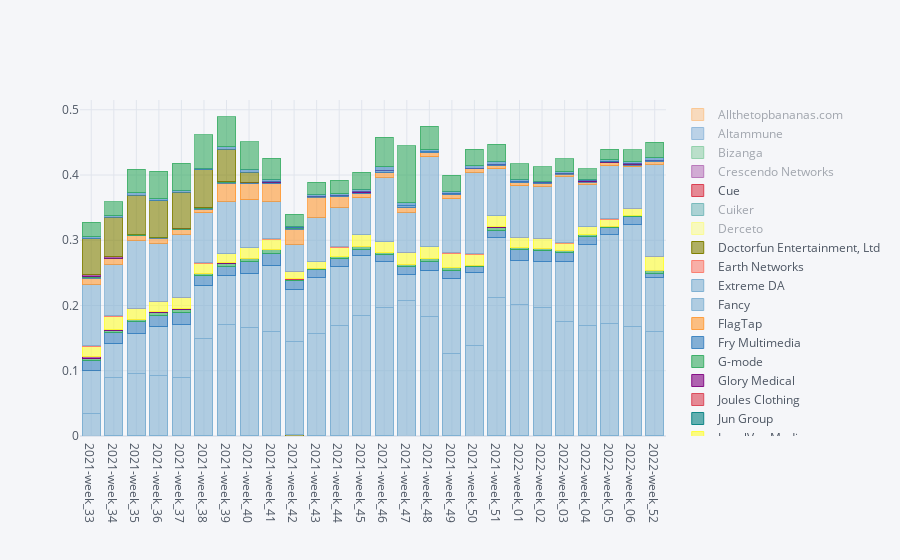

Source (notebook cell):
### Markdown cell above
Produce the following requestser proportion graph:

### Code cell


### Figure 1 — Plotly figure (JSON) as saved in the notebook; plotly's stock layout.template omitted (floating-point values rounded to 4 significant figures)
{"data": [{"marker": {"color": "rgba(255, 153, 51, 0.6)", "line": {"color": "rgba(255, 153, 51, 1.0)", "width": 1}}, "name": "Allthetopbananas.com", "orientation": "v", "text": "", "type": "bar", "visible": "legendonly", "x": ["2021-week_33", "2021-week_34", "2021-week_35", "2021-week_36", "2021-week_37", "2021-week_38", "2021-week_39", "2021-week_40", "2021-week_41", "2021-week_42", "2021-week_43", "2021-week_44", "2021-week_45", "2021-week_46", "2021-week_47", "2021-week_48", "2021-week_49", "2021-week_50", "2021-week_51", "2022-week_01", "2022-week_02", "2022-week_03", "2022-week_04", "2022-week_05", "2022-week_06", "2022-week_52"], "y": [0.0004876, 0.0002088, 0.000487, 0.0009729, 0.0007643, 0.0009758, 0.0004162, 0.0009718, 0.0006954, 0.0002782, 0.0002088, 0.0006993, 0.001108, 0.0007666, 0.0003472, 0.000486, 0.000558, 0.0005554, 0.0004686, 0.0004171, 0.0004853, 0.0005588, 0.0005568, 0.0003481, 0.000278, 0.0008788]}, {"marker": {"color": "rgba(55, 128, 191, 0.6)", "line": {"color": "rgba(55, 128, 191, 1.0)", "width": 1}}, "name": "Altammune", "orientation": "v", "text": "", "type": "bar", "visible": "legendonly", "x": ["2021-week_33", "2021-week_34", "2021-week_35", "2021-week_36", "2021-week_37", "2021-week_38", "2021-week_39", "2021-week_40", "2021-week_41", "2021-week_42", "2021-week_43", "2021-week_44", "2021-week_45", "2021-week_46", "2021-week_47", "2021-week_48", "2021-week_49", "2021-week_50", "2021-week_51", "2022-week_01", "2022-week_02", "2022-week_03", "2022-week_04", "2022-week_05", "2022-week_06", "2022-week_52"], "y": ["", "", 6.957e-05, "", "", 6.97e-05, "", 0.0001388, "", 6.956e-05, "", "", "", "", "", "", "", "", "", "", "", "", "", "", "", ""]}, {"marker": {"color": "rgba(50, 171, 96, 0.6)", "line": {"color": "rgba(50, 171, 96, 1.0)", "width": 1}}, "name": "Bizanga", "orientation": "v", "text": "", "type": "bar", "visible": "legendonly", "x": ["2021-week_33", "2021-week_34", "2021-week_35", "2021-week_36", "2021-week_37", "2021-week_38", "2021-week_39", "2021-week_40", "2021-week_41", "2021-week_42", "2021-week_43", "2021-week_44", "2021-week_45", "2021-week_46", "2021-week_47", "2021-week_48", "2021-week_49", "2021-week_50", "2021-week_51", "2022-week_01", "2022-week_02", "2022-week_03", "2022-week_04", "2022-week_05", "2022-week_06", "2022-week_52"], "y": [0.007175, 0.006889, 0.005705, 0.005281, 0.00535, 0.005437, 0.004786, 0.004443, 0.005981, 0.006886, 0.004942, 0.004126, 0.004224, 0.006202, 0.007082, 0.006248, 0.007672, 0.006804, 0.006794, 0.007438, 0.006379, 0.00454, 0.003759, 0.003412, 0.003892, 0.006089]}, {"marker": {"color": "rgba(128, 0, 128, 0.6)", "line": {"color": "rgba(128, 0, 128, 1.0)", "width": 1}}, "name": "Crescendo Networks", "orientation": "v", "text": "", "type": "bar", "visible": "legendonly", "x": ["2021-week_33", "2021-week_34", "2021-week_35", "2021-week_36", "2021-week_37", "2021-week_38", "2021-week_39", "2021-week_40", "2021-week_41", "2021-week_42", "2021-week_43", "2021-week_44", "2021-week_45", "2021-week_46", "2021-week_47", "2021-week_48", "2021-week_49", "2021-week_50", "2021-week_51", "2022-week_01", "2022-week_02", "2022-week_03", "2022-week_04", "2022-week_05", "2022-week_06", "2022-week_52"], "y": [0.003065, 0.005706, 0.004801, 0.007366, 0.006184, 0.006482, 0.005411, 0.0177, 0.006398, 0.003408, 0.004107, 0.004686, 0.003324, 0.01087, 0.003749, 0.003749, 0.004464, 0.003957, 0.006248, 0.002642, 0.003397, 0.002584, 0.003063, 0.003342, 0.002085, 0.005712]}, {"marker": {"color": "rgba(219, 64, 82, 0.6)", "line": {"color": "rgba(219, 64, 82, 1.0)", "width": 1}}, "name": "Cue", "orientation": "v", "text": "", "type": "bar", "visible": true, "x": ["2021-week_33", "2021-week_34", "2021-week_35", "2021-week_36", "2021-week_37", "2021-week_38", "2021-week_39", "2021-week_40", "2021-week_41", "2021-week_42", "2021-week_43", "2021-week_44", "2021-week_45", "2021-week_46", "2021-week_47", "2021-week_48", "2021-week_49", "2021-week_50", "2021-week_51", "2022-week_01", "2022-week_02", "2022-week_03", "2022-week_04", "2022-week_05", "2022-week_06", "2022-week_52"], "y": ["", 6.958e-05, "", "", "", 0.0001394, "", 6.942e-05, "", "", "", "", "", "", "", "", "", "", "", "", "", "", "", "", "", ""]}, {"marker": {"color": "rgba(0, 128, 128, 0.6)", "line": {"color": "rgba(0, 128, 128, 1.0)", "width": 1}}, "name": "Cuiker", "orientation": "v", "text": "", "type": "bar", "visible": "legendonly", "x": ["2021-week_33", "2021-week_34", "2021-week_35", "2021-week_36", "2021-week_37", "2021-week_38", "2021-week_39", "2021-week_40", "2021-week_41", "2021-week_42", "2021-week_43", "2021-week_44", "2021-week_45", "2021-week_46", "2021-week_47", "2021-week_48", "2021-week_49", "2021-week_50", "2021-week_51", "2022-week_01", "2022-week_02", "2022-week_03", "2022-week_04", "2022-week_05", "2022-week_06", "2022-week_52"], "y": [6.966e-05, 6.958e-05, 6.957e-05, 6.949e-05, "", "", "", "", 6.954e-05, 6.956e-05, 6.96e-05, "", 6.925e-05, 6.969e-05, 0.0001389, "", 0.0002092, 0.0001389, 7.809e-05, 6.952e-05, 6.933e-05, 6.985e-05, "", "", 6.95e-05, 6.277e-05]}, {"marker": {"color": "rgba(255, 255, 51, 0.6)", "line": {"color": "rgba(255, 255, 51, 1.0)", "width": 1}}, "name": "Derceto", "orientation": "v", "text": "", "type": "bar", "visible": "legendonly", "x": ["2021-week_33", "2021-week_34", "2021-week_35", "2021-week_36", "2021-week_37", "2021-week_38", "2021-week_39", "2021-week_40", "2021-week_41", "2021-week_42", "2021-week_43", "2021-week_44", "2021-week_45", "2021-week_46", "2021-week_47", "2021-week_48", "2021-week_49", "2021-week_50", "2021-week_51", "2022-week_01", "2022-week_02", "2022-week_03", "2022-week_04", "2022-week_05", "2022-week_06", "2022-week_52"], "y": ["", "", "", "", 6.948e-05, "", "", "", "", "", "", "", "", "", "", "", "", "", "", "", "", "", "", "", "", ""]}, {"marker": {"color": "rgba(128, 128, 0, 0.6)", "line": {"color": "rgba(128, 128, 0, 1.0)", "width": 1}}, "name": "Doctorfun Entertainment, Ltd", "orientation": "v", "text": "", "type": "bar", "visible": true, "x": ["2021-week_33", "2021-week_34", "2021-week_35", "2021-week_36", "2021-week_37", "2021-week_38", "2021-week_39", "2021-week_40", "2021-week_41", "2021-week_42", "2021-week_43", "2021-week_44", "2021-week_45", "2021-week_46", "2021-week_47", "2021-week_48", "2021-week_49", "2021-week_50", "2021-week_51", "2022-week_01", "2022-week_02", "2022-week_03", "2022-week_04", "2022-week_05", "2022-week_06", "2022-week_52"], "y": ["", "", 0.0002783, 0.0004864, 0.0009033, 0.001046, 0.001249, 0.0009718, 0.001252, 0.001739, 0.0009745, 0.0009092, 6.925e-05, 6.969e-05, "", 0.0001389, 0.0002092, "", 7.809e-05, 6.952e-05, 0.0004853, 0.0007683, 0.0008352, 0.0007659, 0.000834, 6.277e-05]}, {"marker": {"color": "rgba(251, 128, 114, 0.6)", "line": {"color": "rgba(251, 128, 114, 1.0)", "width": 1}}, "name": "Earth Networks", "orientation": "v", "text": "", "type": "bar", "visible": true, "x": ["2021-week_33", "2021-week_34", "2021-week_35", "2021-week_36", "2021-week_37", "2021-week_38", "2021-week_39", "2021-week_40", "2021-week_41", "2021-week_42", "2021-week_43", "2021-week_44", "2021-week_45", "2021-week_46", "2021-week_47", "2021-week_48", "2021-week_49", "2021-week_50", "2021-week_51", "2022-week_01", "2022-week_02", "2022-week_03", "2022-week_04", "2022-week_05", "2022-week_06", "2022-week_52"], "y": ["", "", 6.957e-05, 0.000139, "", "", "", "", 6.954e-05, "", "", "", "", "", "", "", "", "", "", "", "", "", "", "", "", ""]}, {"marker": {"color": "rgba(128, 177, 211, 0.6)", "line": {"color": "rgba(128, 177, 211, 1.0)", "width": 1}}, "name": "Extreme DA", "orientation": "v", "text": "", "type": "bar", "visible": true, "x": ["2021-week_33", "2021-week_34", "2021-week_35", "2021-week_36", "2021-week_37", "2021-week_38", "2021-week_39", "2021-week_40", "2021-week_41", "2021-week_42", "2021-week_43", "2021-week_44", "2021-week_45", "2021-week_46", "2021-week_47", "2021-week_48", "2021-week_49", "2021-week_50", "2021-week_51", "2022-week_01", "2022-week_02", "2022-week_03", "2022-week_04", "2022-week_05", "2022-week_06", "2022-week_52"], "y": [0.03518, 0.08893, 0.09601, 0.09263, 0.08831, 0.1478, 0.17, 0.1647, 0.1588, 0.1432, 0.1565, 0.1679, 0.1842, 0.1966, 0.2084, 0.1829, 0.1258, 0.1384, 0.2129, 0.2021, 0.1966, 0.1753, 0.1691, 0.1716, 0.1669, 0.1606]}, {"marker": {"color": "rgba(128, 177, 211, 0.6)", "line": {"color": "rgba(128, 177, 211, 0.8999999999999999)", "width": 1}}, "name": "Fancy", "orientation": "v", "text": "", "type": "bar", "visible": true, "x": ["2021-week_33", "2021-week_34", "2021-week_35", "2021-week_36", "2021-week_37", "2021-week_38", "2021-week_39", "2021-week_40", "2021-week_41", "2021-week_42", "2021-week_43", "2021-week_44", "2021-week_45", "2021-week_46", "2021-week_47", "2021-week_48", "2021-week_49", "2021-week_50", "2021-week_51", "2022-week_01", "2022-week_02", "2022-week_03", "2022-week_04", "2022-week_05", "2022-week_06", "2022-week_52"], "y": [0.06485, 0.05261, 0.0613, 0.07394, 0.08213, 0.08106, 0.0745, 0.08323, 0.1007, 0.07958, 0.08561, 0.09043, 0.09217, 0.07136, 0.03979, 0.07026, 0.1149, 0.1117, 0.0916, 0.06743, 0.07044, 0.09171, 0.1238, 0.1368, 0.1567, 0.08242]}, {"marker": {"color": "rgba(255, 153, 51, 0.6)", "line": {"color": "rgba(255, 153, 51, 0.8999999999999999)", "width": 1}}, "name": "FlagTap", "orientation": "v", "text": "", "type": "bar", "visible": true, "x": ["2021-week_33", "2021-week_34", "2021-week_35", "2021-week_36", "2021-week_37", "2021-week_38", "2021-week_39", "2021-week_40", "2021-week_41", "2021-week_42", "2021-week_43", "2021-week_44", "2021-week_45", "2021-week_46", "2021-week_47", "2021-week_48", "2021-week_49", "2021-week_50", "2021-week_51", "2022-week_01", "2022-week_02", "2022-week_03", "2022-week_04", "2022-week_05", "2022-week_06", "2022-week_52"], "y": [0.0001393, "", "", "", "", "", "", "", "", "", "", "", "", "", "", "", "", "", "", "", "", "", "", "", "", ""]}, {"marker": {"color": "rgba(55, 128, 191, 0.6)", "line": {"color": "rgba(55, 128, 191, 0.8999999999999999)", "width": 1}}, "name": "Fry Multimedia", "orientation": "v", "text": "", "type": "bar", "visible": true, "x": ["2021-week_33", "2021-week_34", "2021-week_35", "2021-week_36", "2021-week_37", "2021-week_38", "2021-week_39", "2021-week_40", "2021-week_41", "2021-week_42", "2021-week_43", "2021-week_44", "2021-week_45", "2021-week_46", "2021-week_47", "2021-week_48", "2021-week_49", "2021-week_50", "2021-week_51", "2022-week_01", "2022-week_02", "2022-week_03", "2022-week_04", "2022-week_05", "2022-week_06", "2022-week_52"], "y": [0.01567, 0.01774, 0.01795, 0.01716, 0.01786, 0.01575, 0.01457, 0.01826, 0.01961, 0.01343, 0.01211, 0.01259, 0.01011, 0.009756, 0.0118, 0.01451, 0.01262, 0.009234, 0.01101, 0.01634, 0.0165, 0.01418, 0.01204, 0.009957, 0.01216, 0.006529]}, {"marker": {"color": "rgba(50, 171, 96, 0.6)", "line": {"color": "rgba(50, 171, 96, 0.8999999999999999)", "width": 1}}, "name": "G-mode", "orientation": "v", "text": "", "type": "bar", "visible": true, "x": ["2021-week_33", "2021-week_34", "2021-week_35", "2021-week_36", "2021-week_37", "2021-week_38", "2021-week_39", "2021-week_40", "2021-week_41", "2021-week_42", "2021-week_43", "2021-week_44", "2021-week_45", "2021-week_46", "2021-week_47", "2021-week_48", "2021-week_49", "2021-week_50", "2021-week_51", "2022-week_01", "2022-week_02", "2022-week_03", "2022-week_04", "2022-week_05", "2022-week_06", "2022-week_52"], "y": [0.002647, 0.002644, 0.003061, 0.005629, 0.00535, 0.002997, 0.004786, 0.004929, 0.005563, 0.002504, 0.002158, 0.002588, 0.004294, 0.002997, 0.002847, 0.00361, 0.004115, 0.00236, 0.004608, 0.002294, 0.003328, 0.002375, 0.002784, 0.002298, 0.001459, 0.004331]}, {"marker": {"color": "rgba(128, 0, 128, 0.6)", "line": {"color": "rgba(128, 0, 128, 0.8999999999999999)", "width": 1}}, "name": "Glory Medical", "orientation": "v", "text": "", "type": "bar", "visible": true, "x": ["2021-week_33", "2021-week_34", "2021-week_35", "2021-week_36", "2021-week_37", "2021-week_38", "2021-week_39", "2021-week_40", "2021-week_41", "2021-week_42", "2021-week_43", "2021-week_44", "2021-week_45", "2021-week_46", "2021-week_47", "2021-week_48", "2021-week_49", "2021-week_50", "2021-week_51", "2022-week_01", "2022-week_02", "2022-week_03", "2022-week_04", "2022-week_05", "2022-week_06", "2022-week_52"], "y": [0.003413, 0.0007654, 0.0001391, 0.0006254, 0.0002084, 0.0003485, 0.0002081, 0.0002082, 6.954e-05, 6.956e-05, 6.96e-05, 0.0003497, "", 0.0001394, 0.0002083, 0.0002777, 0.0004185, 0.0003471, 0.0003124, 0.000139, 0.0001387, 6.985e-05, "", 0.0001393, "", 6.277e-05]}, {"marker": {"color": "rgba(219, 64, 82, 0.6)", "line": {"color": "rgba(219, 64, 82, 0.8999999999999999)", "width": 1}}, "name": "Joules Clothing", "orientation": "v", "text": "", "type": "bar", "visible": true, "x": ["2021-week_33", "2021-week_34", "2021-week_35", "2021-week_36", "2021-week_37", "2021-week_38", "2021-week_39", "2021-week_40", "2021-week_41", "2021-week_42", "2021-week_43", "2021-week_44", "2021-week_45", "2021-week_46", "2021-week_47", "2021-week_48", "2021-week_49", "2021-week_50", "2021-week_51", "2022-week_01", "2022-week_02", "2022-week_03", "2022-week_04", "2022-week_05", "2022-week_06", "2022-week_52"], "y": [0.0002786, 6.958e-05, 0.0003479, 0.0002085, "", 6.97e-05, "", "", 6.954e-05, 0.0001391, "", 0.0002098, 6.925e-05, 0.0001394, 6.943e-05, "", "", "", "", "", 6.933e-05, "", "", "", "", ""]}, {"marker": {"color": "rgba(0, 128, 128, 0.6)", "line": {"color": "rgba(0, 128, 128, 0.8999999999999999)", "width": 1}}, "name": "Jun Group", "orientation": "v", "text": "", "type": "bar", "visible": true, "x": ["2021-week_33", "2021-week_34", "2021-week_35", "2021-week_36", "2021-week_37", "2021-week_38", "2021-week_39", "2021-week_40", "2021-week_41", "2021-week_42", "2021-week_43", "2021-week_44", "2021-week_45", "2021-week_46", "2021-week_47", "2021-week_48", "2021-week_49", "2021-week_50", "2021-week_51", "2022-week_01", "2022-week_02", "2022-week_03", "2022-week_04", "2022-week_05", "2022-week_06", "2022-week_52"], "y": ["", "", "", "", "", "", "", "", "", "", "", 6.993e-05, "", "", "", "", "", "", 7.809e-05, "", "", "", 0.0001392, "", "", ""]}, {"marker": {"color": "rgba(255, 255, 51, 0.6)", "line": {"color": "rgba(255, 255, 51, 0.8999999999999999)", "width": 1}}, "name": "LocalVox Media", "orientation": "v", "text": "", "type": "bar", "visible": true, "x": ["2021-week_33", "2021-week_34", "2021-week_35", "2021-week_36", "2021-week_37", "2021-week_38", "2021-week_39", "2021-week_40", "2021-week_41", "2021-week_42", "2021-week_43", "2021-week_44", "2021-week_45", "2021-week_46", "2021-week_47", "2021-week_48", "2021-week_49", "2021-week_50", "2021-week_51", "2022-week_01", "2022-week_02", "2022-week_03", "2022-week_04", "2022-week_05", "2022-week_06", "2022-week_52"], "y": [0.01525, 0.02088, 0.01552, 0.01536, 0.01765, 0.01596, 0.01367, 0.01603, 0.01572, 0.01127, 0.009397, 0.01455, 0.01724, 0.01645, 0.01791, 0.01826, 0.02218, 0.01687, 0.01663, 0.01613, 0.01505, 0.01118, 0.0119, 0.011, 0.01015, 0.02147]}, {"marker": {"color": "rgba(128, 128, 0, 0.6)", "line": {"color": "rgba(128, 128, 0, 0.8999999999999999)", "width": 1}}, "name": "Marketo Japan", "orientation": "v", "text": "", "type": "bar", "visible": true, "x": ["2021-week_33", "2021-week_34", "2021-week_35", "2021-week_36", "2021-week_37", "2021-week_38", "2021-week_39", "2021-week_40", "2021-week_41", "2021-week_42", "2021-week_43", "2021-week_44", "2021-week_45", "2021-week_46", "2021-week_47", "2021-week_48", "2021-week_49", "2021-week_50", "2021-week_51", "2022-week_01", "2022-week_02", "2022-week_03", "2022-week_04", "2022-week_05", "2022-week_06", "2022-week_52"], "y": ["", "", "", "", 6.948e-05, "", "", "", "", "", "", "", "", "", "", "", "", "", "", "", "", "", "", "", "", ""]}, {"marker": {"color": "rgba(251, 128, 114, 0.6)", "line": {"color": "rgba(251, 128, 114, 0.8999999999999999)", "width": 1}}, "name": "Metranome", "orientation": "v", "text": "", "type": "bar", "visible": true, "x": ["2021-week_33", "2021-week_34", "2021-week_35", "2021-week_36", "2021-week_37", "2021-week_38", "2021-week_39", "2021-week_40", "2021-week_41", "2021-week_42", "2021-week_43", "2021-week_44", "2021-week_45", "2021-week_46", "2021-week_47", "2021-week_48", "2021-week_49", "2021-week_50", "2021-week_51", "2022-week_01", "2022-week_02", "2022-week_03", "2022-week_04", "2022-week_05", "2022-week_06", "2022-week_52"], "y": [0.0002786, 0.0002088, 0.0002783, 0.0003475, 6.948e-05, 6.97e-05, 0.0001387, 0.0001388, "", "", "", 6.993e-05, "", 6.969e-05, "", "", 0.0001395, 0.0001389, 7.809e-05, "", "", "", 0.0001392, 6.963e-05, 6.95e-05, 6.277e-05]}, {"marker": {"color": "rgba(251, 128, 114, 0.6)", "line": {"color": "rgba(251, 128, 114, 0.7999999999999998)", "width": 1}}, "name": "Mission Street Manufacturing", "orientation": "v", "text": "", "type": "bar", "visible": true, "x": ["2021-week_33", "2021-week_34", "2021-week_35", "2021-week_36", "2021-week_37", "2021-week_38", "2021-week_39", "2021-week_40", "2021-week_41", "2021-week_42", "2021-week_43", "2021-week_44", "2021-week_45", "2021-week_46", "2021-week_47", "2021-week_48", "2021-week_49", "2021-week_50", "2021-week_51", "2022-week_01", "2022-week_02", "2022-week_03", "2022-week_04", "2022-week_05", "2022-week_06", "2022-week_52"], "y": [0.0009752, 0.0006958, 0.001044, 0.0003475, 0.0003474, 0.0006273, 0.0004162, 0.0003471, 0.0004172, 0.0004174, 0.0004176, 0.0009092, 0.0006233, 0.0005575, 0.0005555, 0.0004166, 0.0009067, 0.0004166, 0.0003905, 0.0003476, 0.000208, 0.0004889, 6.96e-05, 0.0002089, 0.000556, 0.0002511]}, {"marker": {"color": "rgba(128, 177, 211, 0.6)", "line": {"color": "rgba(128, 177, 211, 0.7999999999999998)", "width": 1}}, "name": "MoJoe Brewing Company", "orientation": "v", "text": "", "type": "bar", "visible": true, "x": ["2021-week_33", "2021-week_34", "2021-week_35", "2021-week_36", "2021-week_37", "2021-week_38", "2021-week_39", "2021-week_40", "2021-week_41", "2021-week_42", "2021-week_43", "2021-week_44", "2021-week_45", "2021-week_46", "2021-week_47", "2021-week_48", "2021-week_49", "2021-week_50", "2021-week_51", "2022-week_01", "2022-week_02", "2022-week_03", "2022-week_04", "2022-week_05", "2022-week_06", "2022-week_52"], "y": [0.09425, 0.07891, 0.1039, 0.08881, 0.09672, 0.07597, 0.08012, 0.07309, 0.05744, 0.04167, 0.068, 0.06007, 0.05651, 0.09875, 0.0611, 0.1373, 0.0823, 0.1245, 0.07169, 0.07897, 0.08029, 0.1017, 0.06508, 0.08174, 0.06394, 0.1406]}, {"marker": {"color": "rgba(255, 153, 51, 0.6)", "line": {"color": "rgba(255, 153, 51, 0.7999999999999998)", "width": 1}}, "name": "Modanisa", "orientation": "v", "text": "", "type": "bar", "visible": true, "x": ["2021-week_33", "2021-week_34", "2021-week_35", "2021-week_36", "2021-week_37", "2021-week_38", "2021-week_39", "2021-week_40", "2021-week_41", "2021-week_42", "2021-week_43", "2021-week_44", "2021-week_45", "2021-week_46", "2021-week_47", "2021-week_48", "2021-week_49", "2021-week_50", "2021-week_51", "2022-week_01", "2022-week_02", "2022-week_03", "2022-week_04", "2022-week_05", "2022-week_06", "2022-week_52"], "y": [0.009055, 0.008141, 0.007584, 0.007158, 0.006462, 0.005855, 0.02747, 0.02471, 0.02656, 0.02275, 0.03049, 0.01595, 0.006233, 0.006481, 0.007291, 0.006526, 0.006277, 0.005762, 0.00492, 0.004449, 0.003328, 0.003492, 0.002784, 0.004108, 0.002571, 0.004331]}, {"marker": {"color": "rgba(55, 128, 191, 0.6)", "line": {"color": "rgba(55, 128, 191, 0.7999999999999998)", "width": 1}}, "name": "OpenDesks, Inc.", "orientation": "v", "text": "", "type": "bar", "visible": true, "x": ["2021-week_33", "2021-week_34", "2021-week_35", "2021-week_36", "2021-week_37", "2021-week_38", "2021-week_39", "2021-week_40", "2021-week_41", "2021-week_42", "2021-week_43", "2021-week_44", "2021-week_45", "2021-week_46", "2021-week_47", "2021-week_48", "2021-week_49", "2021-week_50", "2021-week_51", "2022-week_01", "2022-week_02", "2022-week_03", "2022-week_04", "2022-week_05", "2022-week_06", "2022-week_52"], "y": [0.0004179, 0.0004175, 0.000487, 0.00132, 0.0009033, 0.001255, 0.002012, 0.00236, 0.001808, 0.001948, 0.001114, 0.001888, 0.001593, 0.002997, 0.002569, 0.001458, 0.001534, 0.0008331, 0.002421, 0.00146, 0.001664, 0.001187, 0.0009049, 0.0008355, 0.0009035, 0.001883]}, {"marker": {"color": "rgba(50, 171, 96, 0.6)", "line": {"color": "rgba(50, 171, 96, 0.7999999999999998)", "width": 1}}, "name": "PageBites", "orientation": "v", "text": "", "type": "bar", "visible": true, "x": ["2021-week_33", "2021-week_34", "2021-week_35", "2021-week_36", "2021-week_37", "2021-week_38", "2021-week_39", "2021-week_40", "2021-week_41", "2021-week_42", "2021-week_43", "2021-week_44", "2021-week_45", "2021-week_46", "2021-week_47", "2021-week_48", "2021-week_49", "2021-week_50", "2021-week_51", "2022-week_01", "2022-week_02", "2022-week_03", "2022-week_04", "2022-week_05", "2022-week_06", "2022-week_52"], "y": [0.001602, 0.0006958, 0.001113, 0.0008339, 0.001251, 0.0007667, 0.0004856, 6.942e-05, 0.0004868, 0.0005565, 0.0002784, 0.0002098, "", "", "", "", "", "", "", "", 0.0001387, 0.0002095, 0.0002088, 0.0002089, 0.000278, ""]}, {"marker": {"color": "rgba(128, 0, 128, 0.6)", "line": {"color": "rgba(128, 0, 128, 0.7999999999999998)", "width": 1}}, "name": "Pole Star", "orientation": "v", "text": "", "type": "bar", "visible": true, "x": ["2021-week_33", "2021-week_34", "2021-week_35", "2021-week_36", "2021-week_37", "2021-week_38", "2021-week_39", "2021-week_40", "2021-week_41", "2021-week_42", "2021-week_43", "2021-week_44", "2021-week_45", "2021-week_46", "2021-week_47", "2021-week_48", "2021-week_49", "2021-week_50", "2021-week_51", "2022-week_01", "2022-week_02", "2022-week_03", "2022-week_04", "2022-week_05", "2022-week_06", "2022-week_52"], "y": [0.003065, 0.00174, "", "", 6.948e-05, 6.97e-05, 0.0001387, 6.942e-05, 0.001182, 0.0002087, 0.0002088, 0.0006294, 0.001731, 0.001115, "", "", 0.0001395, 6.943e-05, 7.809e-05, 0.0003476, 0.0003467, 0.0003492, 0.001531, 0.001393, 0.001668, 0.0001255]}, {"marker": {"color": "rgba(219, 64, 82, 0.6)", "line": {"color": "rgba(219, 64, 82, 0.7999999999999998)", "width": 1}}, "name": "Puentes Company", "orientation": "v", "text": "", "type": "bar", "visible": "legendonly", "x": ["2021-week_33", "2021-week_34", "2021-week_35", "2021-week_36", "2021-week_37", "2021-week_38", "2021-week_39", "2021-week_40", "2021-week_41", "2021-week_42", "2021-week_43", "2021-week_44", "2021-week_45", "2021-week_46", "2021-week_47", "2021-week_48", "2021-week_49", "2021-week_50", "2021-week_51", "2022-week_01", "2022-week_02", "2022-week_03", "2022-week_04", "2022-week_05", "2022-week_06", "2022-week_52"], "y": [0.09452, 0.08197, 0.07521, 0.07589, 0.07407, 0.06831, 0.06805, 0.06976, 0.08818, 0.07206, 0.06334, 0.07721, 0.103, 0.09324, 0.09061, 0.08144, 0.0913, 0.08498, 0.1038, 0.09336, 0.09062, 0.06635, 0.05902, 0.05654, 0.05831, 0.06937]}, {"marker": {"color": "rgba(0, 128, 128, 0.6)", "line": {"color": "rgba(0, 128, 128, 0.7999999999999998)", "width": 1}}, "name": "PureSafe water systems", "orientation": "v", "text": "", "type": "bar", "visible": true, "x": ["2021-week_33", "2021-week_34", "2021-week_35", "2021-week_36", "2021-week_37", "2021-week_38", "2021-week_39", "2021-week_40", "2021-week_41", "2021-week_42", "2021-week_43", "2021-week_44", "2021-week_45", "2021-week_46", "2021-week_47", "2021-week_48", "2021-week_49", "2021-week_50", "2021-week_51", "2022-week_01", "2022-week_02", "2022-week_03", "2022-week_04", "2022-week_05", "2022-week_06", "2022-week_52"], "y": ["", "", "", "", "", "", "", "", "", "", "", "", "", "", "", "", "", "", "", "", "", "", "", 6.963e-05, "", ""]}, {"marker": {"color": "rgba(255, 255, 51, 0.6)", "line": {"color": "rgba(255, 255, 51, 0.7999999999999998)", "width": 1}}, "name": "RelayFoods", "orientation": "v", "text": "", "type": "bar", "visible": "legendonly", "x": ["2021-week_33", "2021-week_34", "2021-week_35", "2021-week_36", "2021-week_37", "2021-week_38", "2021-week_39", "2021-week_40", "2021-week_41", "2021-week_42", "2021-week_43", "2021-week_44", "2021-week_45", "2021-week_46", "2021-week_47", "2021-week_48", "2021-week_49", "2021-week_50", "2021-week_51", "2022-week_01", "2022-week_02", "2022-week_03", "2022-week_04", "2022-week_05", "2022-week_06", "2022-week_52"], "y": [0.1093, 0.06297, 0.06881, 0.06949, 0.06663, 0.06754, 0.05237, 0.04602, 0.05661, 0.2599, 0.2413, 0.2721, 0.3479, 0.3168, 0.3327, 0.2905, 0.3237, 0.3126, 0.2862, 0.2693, 0.2657, 0.2476, 0.2475, 0.2263, 0.2365, 0.3747]}, {"marker": {"color": "rgba(128, 128, 0, 0.6)", "line": {"color": "rgba(128, 128, 0, 0.7999999999999998)", "width": 1}}, "name": "SOLOMO365", "orientation": "v", "text": "", "type": "bar", "visible": true, "x": ["2021-week_33", "2021-week_34", "2021-week_35", "2021-week_36", "2021-week_37", "2021-week_38", "2021-week_39", "2021-week_40", "2021-week_41", "2021-week_42", "2021-week_43", "2021-week_44", "2021-week_45", "2021-week_46", "2021-week_47", "2021-week_48", "2021-week_49", "2021-week_50", "2021-week_51", "2022-week_01", "2022-week_02", "2022-week_03", "2022-week_04", "2022-week_05", "2022-week_06", "2022-week_52"], "y": [0.05545, 0.0604, 0.05976, 0.05573, 0.05559, 0.05813, 0.04994, 0.01499, "", "", "", "", "", "", "", "", "", "", "", "", "", "", "", "", "", ""]}, {"marker": {"color": "rgba(128, 128, 0, 0.6)", "line": {"color": "rgba(128, 128, 0, 0.7)", "width": 1}}, "name": "Search Million Culture", "orientation": "v", "text": "", "type": "bar", "visible": "legendonly", "x": ["2021-week_33", "2021-week_34", "2021-week_35", "2021-week_36", "2021-week_37", "2021-week_38", "2021-week_39", "2021-week_40", "2021-week_41", "2021-week_42", "2021-week_43", "2021-week_44", "2021-week_45", "2021-week_46", "2021-week_47", "2021-week_48", "2021-week_49", "2021-week_50", "2021-week_51", "2022-week_01", "2022-week_02", "2022-week_03", "2022-week_04", "2022-week_05", "2022-week_06", "2022-week_52"], "y": [0.3522, 0.3904, 0.3503, 0.3539, 0.3494, 0.3337, 0.314, 0.3306, 0.3364, 0.2599, 0.2411, 0.1897, 0.08532, 0.09338, 0.09665, 0.1154, 0.1329, 0.1235, 0.1253, 0.1944, 0.2047, 0.2334, 0.2544, 0.2516, 0.2382, 0.07439]}, {"marker": {"color": "rgba(251, 128, 114, 0.6)", "line": {"color": "rgba(251, 128, 114, 0.7)", "width": 1}}, "name": "Sensor Tower", "orientation": "v", "text": "", "type": "bar", "visible": "legendonly", "x": ["2021-week_33", "2021-week_34", "2021-week_35", "2021-week_36", "2021-week_37", "2021-week_38", "2021-week_39", "2021-week_40", "2021-week_41", "2021-week_42", "2021-week_43", "2021-week_44", "2021-week_45", "2021-week_46", "2021-week_47", "2021-week_48", "2021-week_49", "2021-week_50", "2021-week_51", "2022-week_01", "2022-week_02", "2022-week_03", "2022-week_04", "2022-week_05", "2022-week_06", "2022-week_52"], "y": [0.03629, 0.03375, 0.03131, 0.01876, 0.01285, 0.008713, 0.0077, 0.006456, 0.006745, 0.006817, 0.005568, 0.005385, 0.005748, 0.004321, 0.004444, 0.005554, 0.007463, 0.00486, 0.003358, 0.003476, 0.002981, 0.00447, 0.004315, 0.003899, 0.00417, 0.004206]}, {"marker": {"color": "rgba(128, 177, 211, 0.6)", "line": {"color": "rgba(128, 177, 211, 0.7)", "width": 1}}, "name": "Tab Solutions", "orientation": "v", "text": "", "type": "bar", "visible": "legendonly", "x": ["2021-week_33", "2021-week_34", "2021-week_35", "2021-week_36", "2021-week_37", "2021-week_38", "2021-week_39", "2021-week_40", "2021-week_41", "2021-week_42", "2021-week_43", "2021-week_44", "2021-week_45", "2021-week_46", "2021-week_47", "2021-week_48", "2021-week_49", "2021-week_50", "2021-week_51", "2022-week_01", "2022-week_02", "2022-week_03", "2022-week_04", "2022-week_05", "2022-week_06", "2022-week_52"], "y": [0.06722, 0.05435, 0.04982, 0.05552, 0.05885, 0.04001, 0.05293, 0.06775, 0.06725, 0.048, 0.04719, 0.05063, 0.04114, 0.01436, 0.01659, 0.01972, 0.03132, 0.02256, 0.01999, 0.01098, 0.01262, 0.01495, 0.01657, 0.01393, 0.0171, 0.014]}, {"marker": {"color": "rgba(255, 153, 51, 0.6)", "line": {"color": "rgba(255, 153, 51, 0.7)", "width": 1}}, "name": "VarVee", "orientation": "v", "text": "", "type": "bar", "visible": "legendonly", "x": ["2021-week_33", "2021-week_34", "2021-week_35", "2021-week_36", "2021-week_37", "2021-week_38", "2021-week_39", "2021-week_40", "2021-week_41", "2021-week_42", "2021-week_43", "2021-week_44", "2021-week_45", "2021-week_46", "2021-week_47", "2021-week_48", "2021-week_49", "2021-week_50", "2021-week_51", "2022-week_01", "2022-week_02", "2022-week_03", "2022-week_04", "2022-week_05", "2022-week_06", "2022-week_52"], "y": [0.002299, 0.004662, 0.00487, 0.00688, 0.007435, 0.007179, 0.005064, 0.00479, 0.005563, 0.002365, 0.002993, 0.003217, 0.003601, 0.002439, 0.002708, 0.001736, 0.0004882, 0.0006248, 0.0004686, 0.0002781, 0.0006933, 0.0007683, 0.001044, 0.0007659, 0.000695, 0.0003766]}, {"marker": {"color": "rgba(55, 128, 191, 0.6)", "line": {"color": "rgba(55, 128, 191, 0.7)", "width": 1}}, "name": "aPriori Technologies", "orientation": "v", "text": "", "type": "bar", "visible": true, "x": ["2021-week_33", "2021-week_34", "2021-week_35", "2021-week_36", "2021-week_37", "2021-week_38", "2021-week_39", "2021-week_40", "2021-week_41", "2021-week_42", "2021-week_43", "2021-week_44", "2021-week_45", "2021-week_46", "2021-week_47", "2021-week_48", "2021-week_49", "2021-week_50", "2021-week_51", "2022-week_01", "2022-week_02", "2022-week_03", "2022-week_04", "2022-week_05", "2022-week_06", "2022-week_52"], "y": [0.002995, 0.002923, 0.003966, 0.002988, 0.00271, 0.00244, 0.003954, 0.004443, 0.003547, 0.002295, 0.002854, 0.002308, 0.00367, 0.005157, 0.004999, 0.003263, 0.003487, 0.003541, 0.004139, 0.003267, 0.002011, 0.001746, 0.002088, 0.002298, 0.002015, 0.003829]}, {"marker": {"color": "rgba(50, 171, 96, 0.6)", "line": {"color": "rgba(50, 171, 96, 0.7)", "width": 1}}, "name": "iDreamsky Technology", "orientation": "v", "text": "", "type": "bar", "visible": true, "x": ["2021-week_33", "2021-week_34", "2021-week_35", "2021-week_36", "2021-week_37", "2021-week_38", "2021-week_39", "2021-week_40", "2021-week_41", "2021-week_42", "2021-week_43", "2021-week_44", "2021-week_45", "2021-week_46", "2021-week_47", "2021-week_48", "2021-week_49", "2021-week_50", "2021-week_51", "2022-week_01", "2022-week_02", "2022-week_03", "2022-week_04", "2022-week_05", "2022-week_06", "2022-week_52"], "y": [0.02187, 0.02115, 0.03576, 0.04211, 0.04176, 0.05123, 0.04557, 0.04276, 0.03275, 0.01843, 0.01893, 0.02056, 0.02604, 0.04495, 0.08735, 0.03624, 0.02483, 0.02513, 0.0264, 0.02426, 0.02177, 0.01991, 0.01636, 0.01636, 0.01856, 0.02367]}], "layout": {"autosize": true, "barmode": "stack", "legend": {"bgcolor": "#F5F6F9", "font": {"color": "#4D5663"}, "traceorder": "normal"}, "paper_bgcolor": "#F5F6F9", "plot_bgcolor": "#F5F6F9", "title": {"font": {"color": "#4D5663"}}, "xaxis": {"autorange": true, "gridcolor": "#E1E5ED", "range": [-0.5, 25.5], "showgrid": true, "showspikes": false, "tickfont": {"color": "#4D5663"}, "title": {"font": {"color": "#4D5663"}, "text": ""}, "type": "category", "zerolinecolor": "#E1E5ED"}, "yaxis": {"autorange": true, "gridcolor": "#E1E5ED", "range": [0, 0.515], "showgrid": true, "showspikes": false, "tickfont": {"color": "#4D5663"}, "title": {"font": {"color": "#4D5663"}, "text": ""}, "type": "linear", "zerolinecolor": "#E1E5ED"}}}
